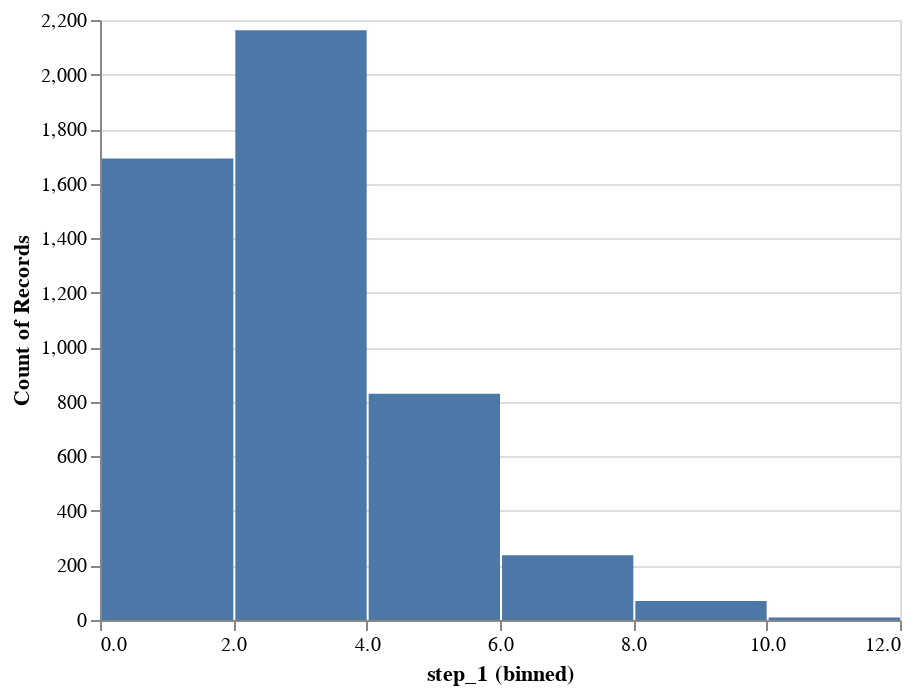

Write notebook code for a chart like this one.
### Code cell
df_elements = pd.DataFrame(pd.read_csv('elements.csv'), columns=['step_1', 'step_2', 'step_3'])[:5000]
df_elements = df_elements.reset_index(level=0)
alt.Chart(df_elements).mark_bar(orient='horizontal').encode(
    alt.X('step_1', bin=True), y='count()'
)

### Figure 1 — Vega-Lite specification as saved in the notebook (floating-point values rounded to 4 significant figures; data arrays with more than 128 entries replaced by an {"elided": "..."} marker saying what was removed)
{"config": {"view": {"continuousWidth": 400, "continuousHeight": 300}}, "data": {"name": "data-97a0fbac28a02fbe9bb8b6f066c821df"}, "mark": {"type": "bar", "orient": "horizontal"}, "encoding": {"x": {"bin": true, "field": "step_1", "type": "quantitative"}, "y": {"aggregate": "count", "type": "quantitative"}}, "$schema": "https://vega.github.io/schema/vega-lite/v4.17.0.json", "datasets": {"data-97a0fbac28a02fbe9bb8b6f066c821df": {"elided": "5000 records"}}}
